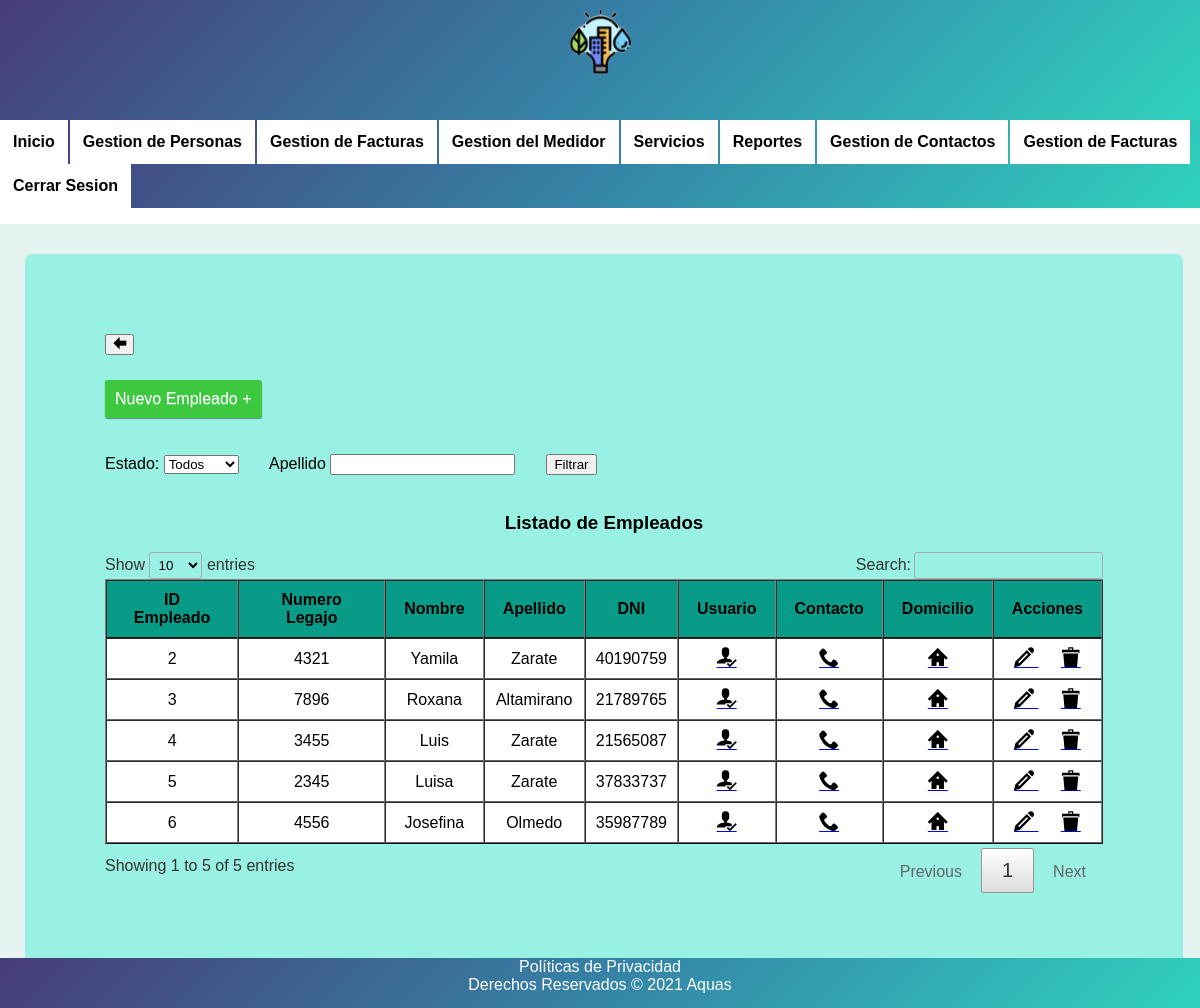
The page /modulos/empleados/listado.php (signed in) on the database its author committed.
### tables this page shows
CREATE TABLE empleado(
    id_empleado      INT     AUTO_INCREMENT,
    fecha_alta       DATE,
    numero_legajo    INT,
    id_persona       INT,
    PRIMARY KEY (id_empleado)
);

CREATE TABLE persona(
    id_persona          INT            AUTO_INCREMENT,
    nombre              VARCHAR(20),
    apellido            VARCHAR(10),
    fecha_nacimiento    DATE,
    dni                 INT            NOT NULL,
    estado              INT,
    id_sexo             INT,
    PRIMARY KEY (id_persona)
);

### class/Empleado.php (called while the page is built, shortened)
<?php
require_once "MySQL.php";
require_once "Persona.php";
class Empleado extends Persona {
	private $_idEmpleado;
	private $_numeroLegajo;
	public function getIdEmpleado() {
		return $this->_idEmpleado;
	}
	public function getNumeroLegajo() {
		return $this->_numeroLegajo;
	}
	public static function obtenerTodos($filtroEstado = 0, $filtroApellido = "") {
    	$sql = "SELECT persona.id_persona, persona.nombre, persona.apellido, "
             . "persona.fecha_nacimiento,persona.dni,persona.estado,empleado.id_empleado, empleado.numero_legajo "
             . "FROM empleado "
             . "JOIN persona ON persona.id_persona = empleado.id_persona";
        $where = "";
        if ($filtroEstado != 0) {
        	$where = "WHERE persona.estado = " . $filtroEstado;
        }
        $sql = $sql . " " . $where;
    	$database = new MySQL();
    	$datos = $database->consultar($sql);
    	$listadoEmpleados = [];
    	while ($registro = $datos->fetch_assoc()) {
	    	$empleado = new Empleado();
			$empleado->_idEmpleado = $registro["id_empleado"];
			$empleado->_idPersona = $registro["id_persona"];
			$empleado->_numeroLegajo = $registro["numero_legajo"];
			$empleado->_nombre = $registro["nombre"];
			$empleado->_apellido = $registro["apellido"];
            $empleado->_dni = $registro["dni"];
			$empleado->_fechaNacimiento = $registro["fecha_nacimiento"];
            $empleado->_estado = $registro["estado"];
    		$listadoEmpleados[] = $empleado;
    	}
    	return $listadoEmpleados;
        }
}
?>

### class/MySQL.php (called while the page is built, shortened)
<?php
class MySQL {
	private $_conexion;
	public function __construct() {
		$this->_conexion = new mysqli("localhost", "root", "", "gestion_usuarios");
	}
	public function consultar($sql) {
		$datos = $this->_conexion->query($sql);
		return $datos;
	}
}
?>

### class/Persona.php (called while the page is built, shortened)
<?php
require_once "MySQL.php";
class Persona {
    protected $_idPersona;
    protected $_nombre;
    protected $_apellido;
    protected $_dni;
    public function getIdPersona()
    {
        return $this->_idPersona;
    }
    public function getNombre()
    {
        return $this->_nombre;
    }
    public function getApellido()
    {
        return $this->_apellido;
    }
    public function getDni() {
        return $this->_dni;
    }
}
?>

### modulos/empleados/listado.php (the view, shortened to what this page needs)
<?php
require_once "../../class/Empleado.php";
if (isset($_GET["cboFiltroEstado"])){
	$filtroEstado = $_GET["cboFiltroEstado"];
} else {
	$filtroEstado = 1;
}
if (isset($_GET["txtApellido"])) {
	$filtroApellido = $_GET["txtApellido"];
} else {
	$filtroApellido = "";
}
$lista = Empleado::obtenerTodos($filtroEstado, $filtroApellido);
?>
<!DOCTYPE html>
<html>
<head>
	<link rel="stylesheet" type="text/css" href="http://localhost/programacion3/gestion_user/css/tablas.css">
	<link rel="stylesheet" type="text/css" href="/programacion3/gestion_user/css/style.css">
	<link rel="stylesheet" type="text/css" href="/programacion3/gestion_user/css/jquery.dataTables.min.css">
	<link rel="stylesheet" href="/programacion3/gestion_user/css/jquery.modal.min.css">
	</head>
	<body>
		<header>
			<nav>
				<?php require_once "../../menu.php"; ?>
			</nav>
		</header>
	<div id="primerContenedor">
		<div id="contenedorgeneral">
			<div>
				<button type="button" onClick="history.go(-1)"><span class="icon-arrow-left"></span>
				</button>
			</div>
			<div id="boton">
				<a class="btn btn-green" href="nuevo.php"> Nuevo Empleado +</a>
			</div>
			<br><br>
			<form method= "GET">
				<label>Estado: </label>
				<select name= 'cboFiltroEstado'>
					<option value="0">Todos</option>
				</select>
				<label>Apellido</label>
				<input type="text" name="txtApellido">
				<input type="submit" value="Filtrar">
				<br><br>
			</form>
			<div class="contenedor">
				<table border="1" id="listado">
					<h3>Listado de Empleados</h3>
					<thead>
						<tr>
							<th>ID Empleado</th>
							<th>Numero Legajo</th>
							<th>Nombre</th>
							<th>Apellido</th>
							<th>DNI</th>
							<th>Usuario</th>
							<th>Contacto</th>
							<th>Domicilio</th>
							<th>Acciones</th>
						</tr>
					</thead>
					<tbody>
						<?php foreach  ($lista as $empleado): ?>
							<tr>
								<td><?php echo $empleado->getIdEmpleado(); ?></td>
								<td><?php echo $empleado->getNumeroLegajo(); ?></td>
								<td><?php echo $empleado->getNombre(); ?></td>
								<td><?php echo $empleado->getApellido(); ?></td>
								<td><?php echo $empleado->getDni(); ?></td>
								<td>
									<a href="../usuarios/usuarios.php?id_persona=<?php echo $empleado->getIdPersona(); ?>"><span class="icon-user-check"></span></a>
								</td>
								<td>
									<a href="../contactos/contactos.php?id_persona=<?php echo $empleado->getIdPersona(); ?>"><span class="icon icon-phone"></span></a>
								</td>
								<td>
									<a href="../domicilios/domicilios.php?id_persona=<?php echo $empleado->getIdPersona();?>&modulo=empleados"><span class="icon icon-home2"></span></a>
								</td>
								<td>
									<a href="modificar.php?id_empleado=<?php echo $empleado->getIdEmpleado(); ?>"><span class="icon icon-pencil"></span> </a>
									<a href="#ex1" rel="modal:open"><span class="icon icon-bin2"></span></a>
								</td>
							</tr>
							<?php endforeach ?>
						</tbody>
				</table>
			</div>
		</div>
	</div>
</body>
</html>

### css/tablas.css (style rules this page uses)
body { background-color: white; font-family: Arial; }
table { margin: auto; z-index: 2; background-color: white; text-align: center; border-collapse: collapse; width: 65%; }
th, td { padding: 15px }
th { background-color: #089C88; }
thead { background-color: #84fab0; border-bottom: solid 2px black; color: black; font-weight: : Times new roman; }
tr:nth-child(even) { background-color: #ddd; }
#boton { padding-top: 25px; text-align: ; }
.btn { border-radius: 3px; display: inline-block; padding: 10px 10px; text-decoration: none; text-shadow: 0 1px 0 rgba(255,255,255,0.3); box-shadow: 0 1px 1px rgba(0,0,0,0.4); }
.btn-green { color: white; background-color: #3CC93F; }
.contenedor { margin: auto; text-align: center; }
.contenedor span { color: black; font-size: 20px; border-radius: 25px; margin: auto; }
div#contenedorgeneral { border-radius: 7px; margin: auto; position: static; margin-top: 5px; padding: 80px; width: 998px; height: auto; background-color: #99F1E3; }
div#primerContenedor { margin: auto; position: static; padding: 25px; width: auto; height: auto; background-color: #E5F3F1; }

### css/style.css (style rules this page uses)
[class^="icon-"], [class*=" icon-"] { font-family: 'icomoon' !important; speak: never; font-style: normal; font-weight: normal; font-variant: normal; text-transform: none; line-height: 1; -webkit-font-smoothing: antialiased; -moz-osx-font-smoothing: grayscale; }
.icon-home2:before { content: "\e901"; }
.icon-pencil:before { content: "\e904"; }
.icon-phone:before { content: "\e942"; }
.icon-user-check:before { content: "\e975"; }
.icon-bin2:before { content: "\e9ad"; }
.icon-arrow-left:before { content: "\ea38"; }

### menu.php (style rules this page uses)
header { background-image: linear-gradient(-225deg, #473B7B 0%, #3584A7 51%, #30D2BE 100%); }
html { min-height: 100%; position: relative; }
body { margin: 0; margin-bottom: 10px; }

### rows shown on the page
empleado: id_empleado "2", numero_legajo "4321", id_persona.nombre "Yamila", id_persona.apellido "Zarate", id_persona.dni "40190759"
empleado: id_empleado "3", numero_legajo "7896", id_persona.nombre "Roxana", id_persona.apellido "Altamirano", id_persona.dni "21789765"
empleado: id_empleado "4", numero_legajo "3455", id_persona.nombre "Luis", id_persona.apellido "Zarate", id_persona.dni "21565087"
empleado: id_empleado "5", numero_legajo "2345", id_persona.nombre "Luisa", id_persona.apellido "Zarate", id_persona.dni "37833737"
empleado: id_empleado "6", numero_legajo "4556", id_persona.nombre "Josefina", id_persona.apellido "Olmedo", id_persona.dni "35987789"
